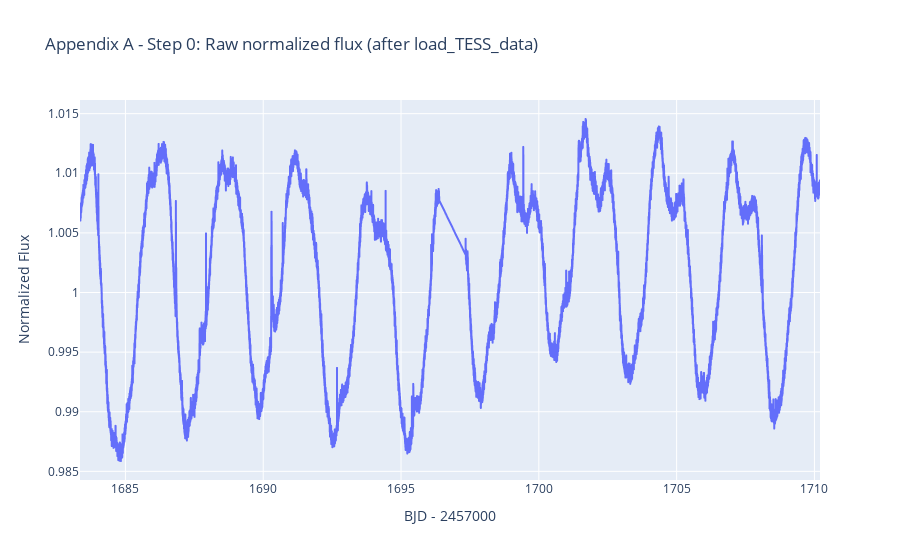

Notebook code cell kept with this figure:
### Markdown cell above
## Appendix A. `process_data` の内部ステップを覗いてみる（EK Dra）

ここでは、EK Dra を題材に `process_data()` の内部で行われている処理を、
いくつかの代表的なステップに分けて可視化してみます。

- Step 0: FITS 読み込み直後の正規化光度（`load_TESS_data()` 完了時点）
- Step 1: ギャップ補正後の光度（`apply_gap_correction()`）
- Step 2: デトレンド後の光度と検出されたフレアピーク

※ 本セクションは「仕組みの理解」が目的なので、
すでに上で EK Dra のデータ一覧を取得できていることを前提にしています。

### Code cell
# Appendix A: Step 0 - FITS 読み込み直後の正規化光度
from src.flarepy_EK_Dra import FlareDetector_EK_Dra

if "fits_files" not in globals() or not fits_files:
    print("先にセクション 2 で EK Dra の FITS ファイル一覧を取得してください。")
else:
    example_file_for_debug = fits_files[0]
    print("example_file_for_debug:", example_file_for_debug)

    # process_data=False として、内部ステップを自前で呼び出すためのインスタンスを用意
    debug_detector = FlareDetector_EK_Dra(
        file=str(example_file_for_debug),
        process_data=False,
        ene_thres_low=5e33,
        ene_thres_high=2e40,
    )

    fig_raw = px.line(
        x=debug_detector.atessBJD,
        y=debug_detector.amPDCSAPflux,
        labels={"x": "BJD - 2457000", "y": "Normalized Flux"},
        title="Appendix A - Step 0: Raw normalized flux (after load_TESS_data)",
    )
    fig_raw.show()

### Figure 1 — Plotly figure (JSON) as saved in the notebook; plotly's stock layout.template omitted (floating-point values rounded to 4 significant figures; data arrays with more than 128 entries replaced by an {"elided": "..."} marker saying what was removed)
{"data": [{"hovertemplate": "BJD - 2457000=%{x}<br>Normalized Flux=%{y}<extra></extra>", "legendgroup": "", "line": {"color": "#636efa", "dash": "solid"}, "marker": {"symbol": "circle"}, "mode": "lines", "name": "", "showlegend": false, "type": "scattergl", "x": {"elided": "18522 float values"}, "xaxis": "x", "y": {"elided": "18522 float values"}, "yaxis": "y"}], "layout": {"legend": {"tracegroupgap": 0}, "title": {"text": "Appendix A - Step 0: Raw normalized flux (after load_TESS_data)"}, "xaxis": {"anchor": "y", "domain": [0, 1], "title": {"text": "BJD - 2457000"}}, "yaxis": {"anchor": "x", "domain": [0, 1], "title": {"text": "Normalized Flux"}}}}
